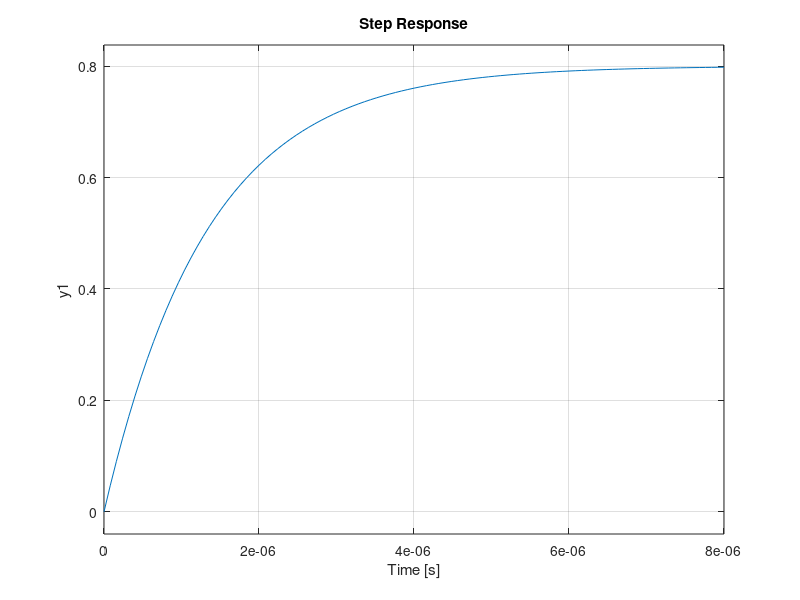

MATLAB code for this plot:
close all; clear all; history -c; clc;
pkg load control;

s = tf('s');

% Sistema 1: Se observa que K = 1, luego el 63% de K es 0.63, por lo que
% T es aproximadamente 0.1ms por lo que la función de transferencia es:
Gs1 = 1/((0.1*10^-3)*s + 1); step(Gs1)

% Sistema 2: Se observa que K = 0.9, luego el 98% de K es 0.882, por lo que
% 3T es aproximadamente 1ms entonces T = 0.33ms tal que la función de
% transferencia es:
Gs2 = 0.9/((0.33*10^-3)*s + 1); step(Gs2)

% Sistema 3: Se observa que K = 8500, luego el 63% de K es 5355, por lo que
% T es aproximadamente 10s por lo que la función de transferencia es:
Gs3 = 8500/(10*s + 1); step(Gs3)

% Sistema 4: Se observa que K = 95, luego el 98% de K es 93.1, por lo que
% 3T es aproximadamente 300s entonces T = 100s. Ademas se tiene un retardo de
% 100 s tal que la funcion de transferencia es:
Gs4 = 95/(100*s + 1); step(Gs4) % Gs4*e^-100s

% Sistema 5: Se observa que K = 0.75, luego el 98% de K es 0.735, por lo que
% 3T es aproximadamente 1us entonces T = 0.33 us tal que la funcion de
% transferencia es:
Gs5 = 0.75/((0.33*10^-6)*s + 1); step(Gs5)

% Sistema 6: Se observa que K = 0.8, luego el 98% de K es 0.784, por lo que
% 3T es aproximadamente 4ms entonces T = 1.33ms. Ademas se tiene un retardo de
% 1ms tal que la funcion de transferencia es:
Gs6 = 0.8/((1.33*10^-6)*s + 1); step(Gs6) % Gs2*e^-1*10^-3*s
